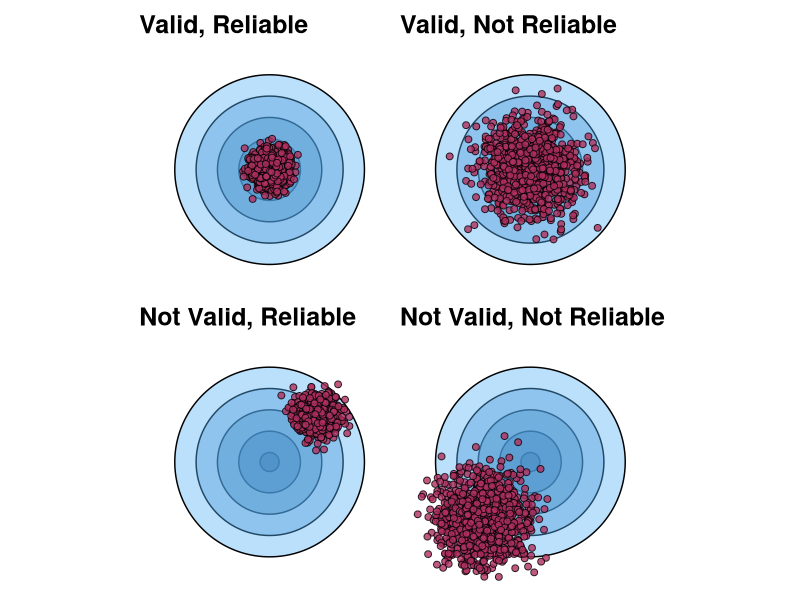
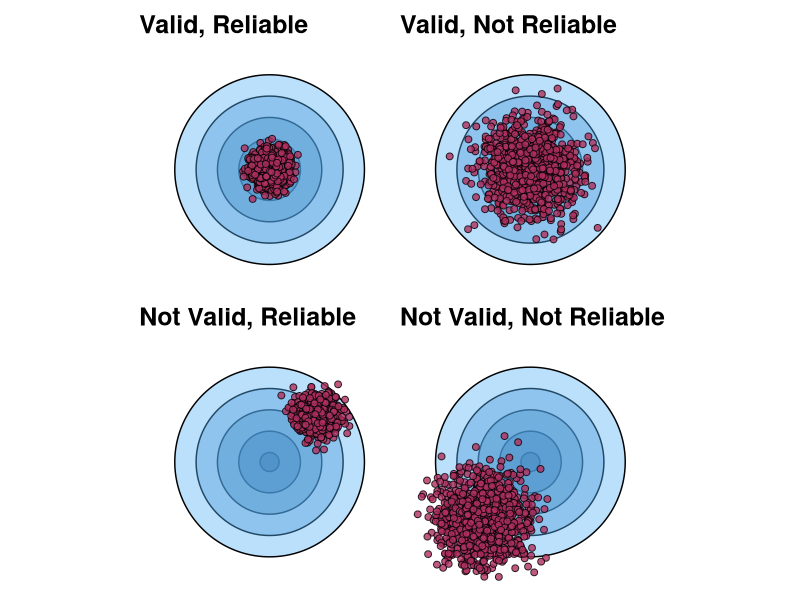

Write the R code that produced these figures, in order.



library(tidyverse)
library(ggforce)
library(ggtext)
library(patchwork)
library(here)

circles <- data.frame(
  x0 = rep(0, 5),
  y0 = rep(0, 5),
  r = seq(0.1, 1, length.out = 5)
)

data.av <- tibble(x = rnorm(1e3, 0, 0.1),
                  y = rnorm(1e3, 0, 0.1),
                  group = "Valid, Reliable") 

data.anv <- tibble(x = rnorm(1e3, 0.5, 0.1),
                  y = rnorm(1e3, 0.5, 0.1),
                  group = "Not Valid, Reliable") 

data.nav <- tibble(x = rnorm(1e3, 0, 0.25),
                   y = rnorm(1e3, 0, 0.25),
                   group = "Valid, Not Reliable") 

data.nanv <- tibble(x = rnorm(1e3, -0.5, 0.25),
                   y = rnorm(1e3, -0.6, 0.25),
                   group = "Not Valid, Not Reliable") 



plot.av <- ggplot() +
  geom_circle(data = circles, aes(x0 = x0, y0 = y0, r = r, fill = r), alpha = 0.4, show.legend = FALSE) +
  geom_point(data = data.av, aes(x = x, y = y), fill = "maroon", alpha = .8, size = 2, pch = 21) +
  coord_fixed() +
  theme_void() +
  theme(title = element_markdown(size = 15, face = "bold")) +
  scale_x_continuous(limits = c(-1.25, 1.25)) +
  scale_y_continuous(limits = c(-1.25, 1.25)) +
  labs(title = "Valid, Reliable")


plot.anv <- ggplot() +
  geom_circle(data = circles, aes(x0 = x0, y0 = y0, r = r, fill = r), alpha = 0.4, show.legend = FALSE) +
  geom_point(data = data.anv, aes(x = x, y = y), fill = "maroon", alpha = .8, size = 2, pch = 21) +
  coord_fixed() +
  theme_void() +
  theme(title = element_markdown(size = 15, face = "bold")) +
  scale_x_continuous(limits = c(-1.25, 1.25)) +
  scale_y_continuous(limits = c(-1.25, 1.25)) +
  labs(title = "Not Valid, Reliable")

plot.nav <- ggplot() +
  geom_circle(data = circles, aes(x0 = x0, y0 = y0, r = r, fill = r), alpha = 0.4, show.legend = FALSE) +
  geom_point(data = data.nav, aes(x = x, y = y), fill = "maroon", alpha = .8, size = 2, pch = 21) +
  coord_fixed() +
  theme_void() +
  theme(title = element_markdown(size = 15, face = "bold")) +
  scale_x_continuous(limits = c(-1.25, 1.25)) +
  scale_y_continuous(limits = c(-1.25, 1.25)) +
  labs(title = "Valid, Not Reliable")


plot.nanv <- ggplot() +
  geom_circle(data = circles, aes(x0 = x0, y0 = y0, r = r, fill = r), alpha = 0.4, show.legend = FALSE) +
  geom_point(data = data.nanv, aes(x = x, y = y), fill = "maroon", alpha = .8, size = 2, pch = 21) +
  coord_fixed() +
  theme_void() +
  theme(title = element_markdown(size = 15, face = "bold")) +
  scale_x_continuous(limits = c(-1.25, 1.25)) +
  scale_y_continuous(limits = c(-1.25, 1.25)) +
  labs(title = "Not Valid, Not Reliable")



plot.com <- wrap_plots(plot.av, plot.nav, plot.anv, plot.nanv)

plot.com

ggsave(here("accuracy-and-validity.png"))
